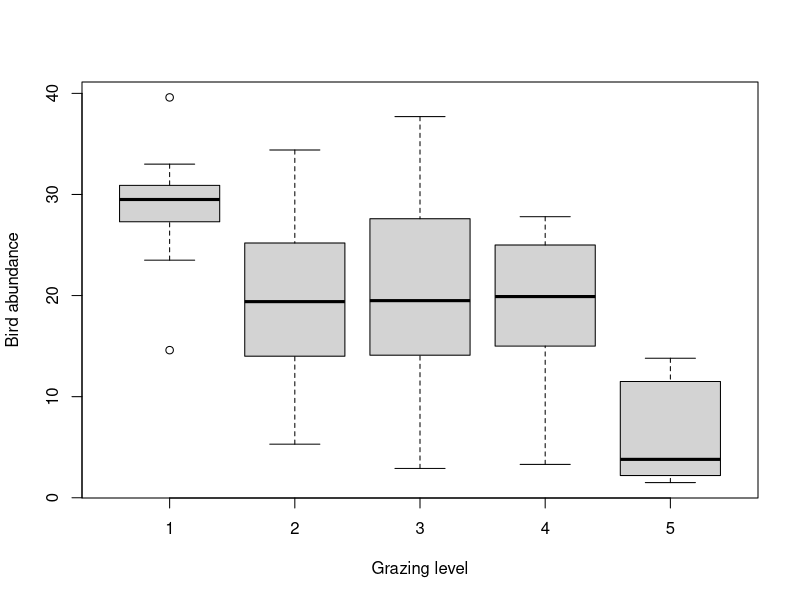
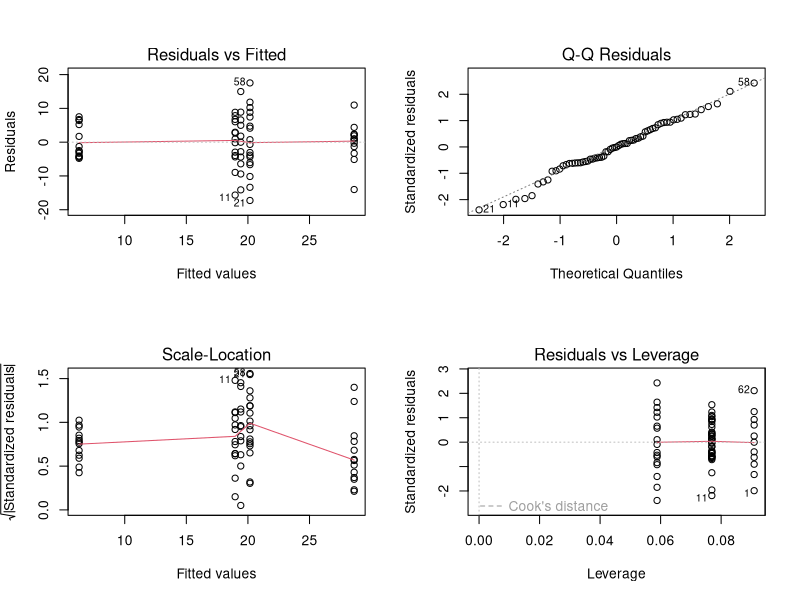
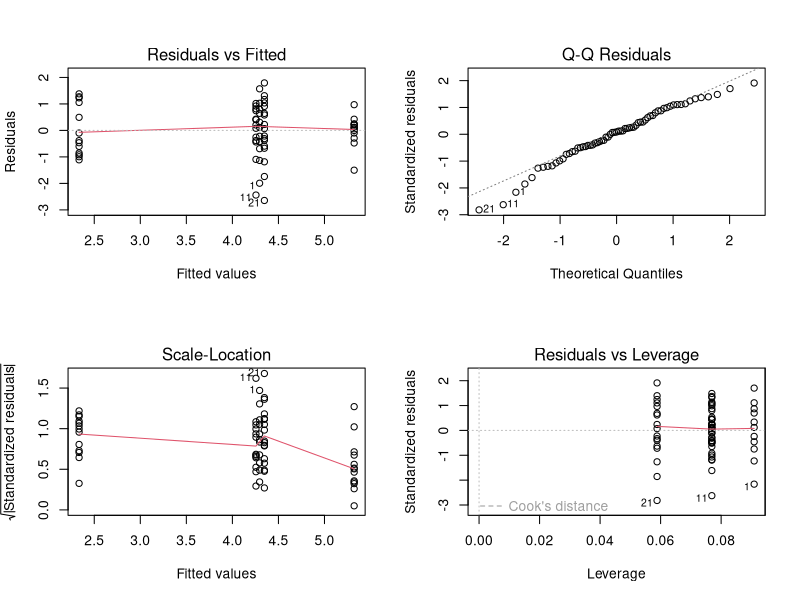
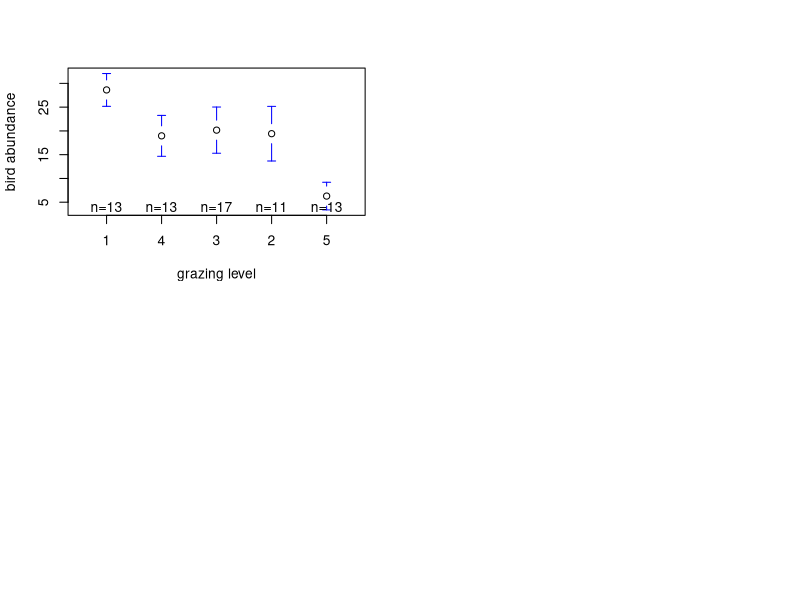
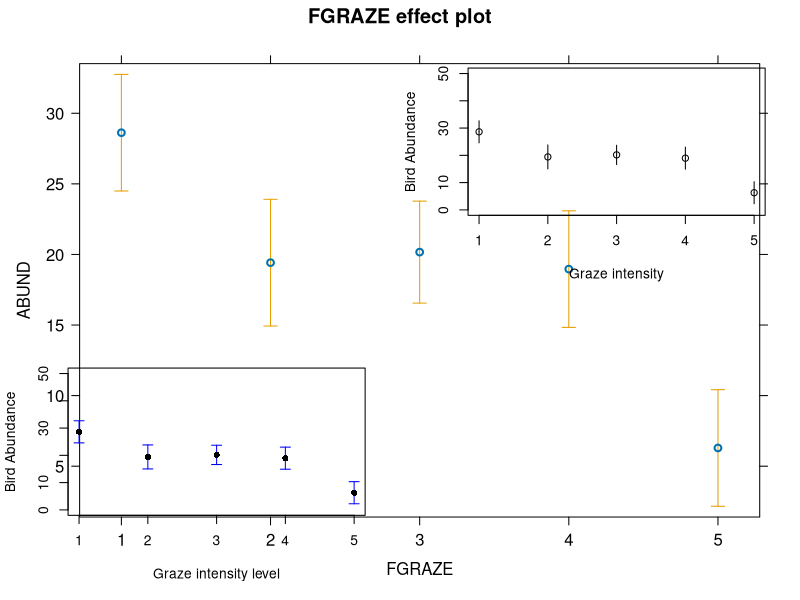

R code for these plots, in order:
## ---- chunk 1
knitr::opts_chunk$set(echo=TRUE, message = FALSE, warning = FALSE, eval = FALSE, cache = FALSE)
SOLUTIONS <- FALSE
## ---- chunk 2
loyn <- read.table("data/loyn.txt", header = TRUE, 
                   stringsAsFactors = TRUE)
str(loyn)
## ---- chunk 3
# create factor GRAZE as it was originally coded as an integer
loyn$FGRAZE <- factor(loyn$GRAZE)

# check this
class(loyn$FGRAZE)
## ---- chunk 4
boxplot(ABUND ~ FGRAZE, xlab = "Grazing level", ylab = "Bird abundance", data = loyn)

# mean bird abundance for each level of FGRAZE
tapply(loyn$ABUND, loyn$FGRAZE, mean, na.rm = TRUE)

# it looks from this plot and the table of means that the bird abundance is lowest for FGRAZE level 5 and 
# highest for level 1. The bird abundance for levels 2, 3 and 4 all look similar.
# so in terms of differences in ABUND between groups we might expect FGRAZE level 5 to be different from
# the other grazing intensity group and possibly FGRAZE level 1 to be different from graze level 2,3 and 4
# but this is not particularly clear. We might also expect there to be no differences between grazing 
# levels 2,3 and 4. 
## ---- chunk 5
birds.lm <- lm(ABUND ~ FGRAZE, data = loyn)
## ---- chunk 6
anova(birds.lm)

# null hypothesis : There is no difference in the mean bird abundance between the 
# five levels of grazing.
# the p value is very small therefore reject this null hypothesis. In other words
# there is a difference in the mean bird abundance between grazing intensity levels.

# for a report you might write something like:
# there was a significant difference in the mean abundance of birds between the five levels
# of grazing intensity (F_4,62 = 14.98, p < 0.0001)
## ---- chunk 7
summary(birds.lm)

# Here the intercept (baseline) is the mean abundance of birds for FGRAZE level 1.
# the null hypothesis for the intercept is that the intercept = 0.
# As the p value (p < 2e-16) is very small we reject this null hypothesis and conclude that the
# intercept is significantly different from 0. However, from a biological perspective this
# is not a particularly informative hypothesis to test.

# the remaining estimates are differences (contrasts) between each level and the 
# baseline. For example the FGRAZE2 estimate is - 9.2 and therefore there are 9.2 fewer 
# birds on average in graze level 2 compared to graze level 1. This difference is  
# significantly different from zero (p = 0.003). 

# The difference between graze level 3 (FGRAZE3) and graze level 1 (intercept) is 
# -8.45 (8.45 fewer birds in graze 3 compared to graze 1). This difference is significantly 
# different from 0 (p = 0.003) and therefore the mean abundance of birds in graze level 1 is
# significantly different from graze level 1.

# The difference between graze level 4 (FGRAZE4) and graze level 1 (intercept) is 
# -9.66 (9.66 fewer birds in graze 4 compared to graze 1). This difference is significantly 
# different from 0 (p = 0.001) and therefore the mean abundance of birds in graze level 1 is
# significantly different from graze level 4.

# The difference between graze level 5 (FGRAZE5) and graze level 1 (intercept) is 
# -22.33 (22.33 fewer birds in graze 5 compared to graze 1). This difference is significantly 
# different from 0 (p = 1.64e-10) and therefore the mean abundance of birds in graze level 1 is
# significantly different from graze level 5.
## ---- chunk 8
# Set FGRAZE level 2 to be the intercept

loyn$FGRAZE <- relevel(loyn$FGRAZE, ref = "2")
birds.lm2 <- lm(ABUND ~ FGRAZE, data = loyn)
summary(birds.lm2)

# The intercept is now FGRAZE level 2, we can now compare between levels '2 and 3', '2 and 4', and '2 and 5'
# Also note that the rest of the model output (R^2, F, DF etc) is the same as the previous model (i.e. its 
# the same model we have just changed the intercept and therefore the contrasts).

loyn$FGRAZE <- relevel(loyn$FGRAZE, ref = "3")
birds.lm3 <- lm(ABUND ~ FGRAZE, data = loyn)
summary(birds.lm3)

# The intercept is now FGRAZE level 3, we can now compare between levels '3 and 4', 'and 3 and 5'

loyn$FGRAZE <- relevel(loyn$FGRAZE, ref = "4")
birds.lm4 <- lm(ABUND ~ FGRAZE, data = loyn)
summary(birds.lm4)

# The intercept is now FGRAZE level 4, we can now compare between levels '4 and 5'
## ---- chunk 9
# The multiple R-squared value is 0.491 and therefore 49.1% of
# the variation in ABUND is explained by FGRAZE
## ---- chunk 10
# first split the plotting device into 2 rows and 2 columns
par(mfrow = c(2,2))

# now create the residuals plots
plot(birds.lm)

# To test the normality of residuals assumption we use the Normal Q-Q plot. Although the majority of the residuals 
# lie along the 1:1 line there are five residuals which are all below the line resulting in reasonably substantial 
# negative residuals. This suggest that the model does not fit these observation very well.

# Looking at the homogeneity of variance assumption (Residuals vs Fitted and Scale-Location plot) you can see the 
# five columns of residuals corresponding to the fitted values for the five grazing levels. Again, things don't look 
# great. The spread for the lower fitted values (left side of the plot) is much narrower when compared to the other groups.
# This suggests that the homogeneity of variance assumption is not met (i.e. the variances are not the same). The same cluster
# of negative residuals we spotted in the Normal Q-Q plot also appears in the Residuals vs Fitted plot suggesting that it is
# these residuals that are responsible.

# The only real good news is that there doesn't appear to be any influential or unusual residuals as indicated in the 
# Residuals vs Leverage plot.  

# So what to do? You could go back and check the original field notebook data to see if a
# transcribing mistake has been made (seems unlikely and you dont have this luxury anyway). 
# You could also try applying a transformation (log or square root) on the ABUND variable, refit the model and 
# see if this improves things. 
# for example 

loyn$ABUND.SQRT <- sqrt(loyn$ABUND)
birds.lm.sqrt <- lm(ABUND.SQRT ~ FGRAZE, data = loyn)
par(mfrow = c(2,2))
plot(birds.lm.sqrt)

# Sadly this doesn't seemed to have improved things!

# Or finally, you can relax the assumption of equal variance and estimate a separate variance for each group using 
# generalised least squares. This is not something we will do on this course but will cover in a more advanced statistics course!
## ---- chunk 11
# Using the gplots package, you may need to install this package first
# install.packages('gplots')

loyn$FGRAZE <- relevel(loyn$FGRAZE, ref = "1")
library(gplots)
plotmeans(ABUND ~ FGRAZE, xlab = "grazing level",
  ylab = "bird abundance", data = loyn, connect = FALSE)
## ---- chunk 12
# Using the effects package, you may need to install this package first
# install.packages('effects')

library(effects)
loyn.effects <- allEffects(birds.lm)
plot(loyn.effects,"FGRAZE", lty = 0)
## ---- chunk 13
# and finally using old faithful the predict function and base R graphics
# with the segments function

my.data <- data.frame(FGRAZE = c("1", "2", "3", "4", "5"))
pred.vals <- predict(birds.lm, newdata = my.data, se.fit = TRUE)

# now plot these values

plot(1:5, seq(0, 50, length=5), type = "n", xlab = "Graze intensity", ylab = "Bird Abundance")
points(1:5, pred.vals$fit)
segments(1:5, pred.vals$fit, 1:5, pred.vals$fit - 1.96 * pred.vals$se.fit)
segments(1:5, pred.vals$fit, 1:5, pred.vals$fit + 1.96 * pred.vals$se.fit)
## ---- chunk 14
# using old faithful the predict function and base R graphics 
# with the arrows function 

my.data <- data.frame(FGRAZE = c("1", "2", "3", "4", "5"))
pred.vals <- predict(birds.lm, newdata = my.data, se.fit = TRUE)

# now plot these values

plot(1:5, seq(0, 50, length=5), type = "n", xlab = "Graze intensity level", ylab = "Bird Abundance")
arrows(1:5, pred.vals$fit, 1:5, pred.vals$fit - 1.96 * pred.vals$se.fit,
    angle = 90, code = 2, length = 0.05, col = "blue")
arrows(1:5, pred.vals$fit, 1:5, pred.vals$fit + 1.96 * pred.vals$se.fit,
       angle = 90, code = 2, length = 0.05, col = "blue")
points(1:5, pred.vals$fit, pch = 16)
